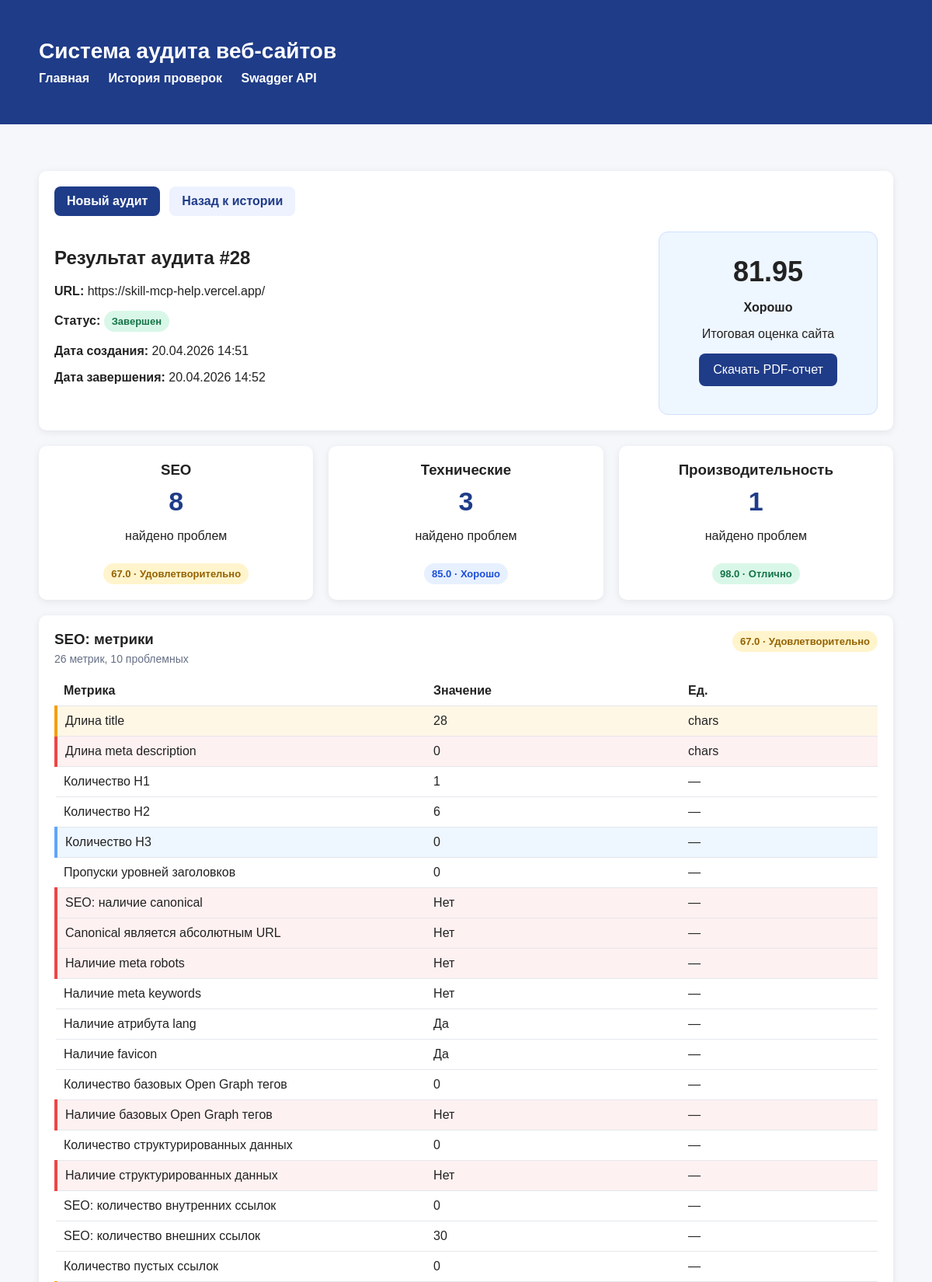
The app's page /web/audits/28 (upper part) with its own data.
### app/models/audit.py (models this page shows)
class Audit(Base):
    __tablename__ = "audits"
    id: Mapped[int] = mapped_column(Integer, primary_key=True, index=True)
    url: Mapped[str] = mapped_column(String(2048), nullable=False, index=True)
    status: Mapped[str] = mapped_column(String(50), nullable=False, default="pending")
    total_score: Mapped[float | None] = mapped_column(Float, nullable=True)
    created_at: Mapped[datetime] = mapped_column(DateTime, default=datetime.utcnow, nullable=False)
    finished_at: Mapped[datetime | None] = mapped_column(DateTime, nullable=True)
    issues = relationship(
        "AuditIssue",
        back_populates="audit",
        cascade="all, delete-orphan"
    )
    metrics = relationship(
        "AuditMetric",
        back_populates="audit",
        cascade="all, delete-orphan"
    )
    reports = relationship(
        "AuditReport",
        back_populates="audit",
        cascade="all, delete-orphan"
    )

### app/models/metric.py (models this page shows)
class AuditMetric(Base):
    __tablename__ = "audit_metrics"
    id: Mapped[int] = mapped_column(Integer, primary_key=True, index=True)
    audit_id: Mapped[int] = mapped_column(ForeignKey("audits.id"), nullable=False, index=True)
    metric_name: Mapped[str] = mapped_column(String(100), nullable=False)
    metric_value: Mapped[float] = mapped_column(Float, nullable=False)
    unit: Mapped[str | None] = mapped_column(String(50), nullable=True)
    audit = relationship("Audit", back_populates="metrics")

### app/api/web.py (the view)
@router.get("/web/audits/{audit_id}", response_class=HTMLResponse)
def web_audit_detail(
    audit_id: int,
    request: Request,
    db: Session = Depends(get_db)
):
    repository = AuditRepository(db)
    audit = repository.get_audit_by_id(audit_id)
    if audit is None:
        raise HTTPException(
            status_code=status.HTTP_404_NOT_FOUND,
            detail="Аудит не найден"
        )
    grouped_issues = group_issues_by_category(audit.issues)
    grouped_metrics = group_metrics_by_category(audit.metrics)
    category_scores = {
        "seo": calculate_category_score(grouped_issues.get("seo", [])),
        "technical": calculate_category_score(grouped_issues.get("technical", [])),
        "performance": calculate_category_score(grouped_issues.get("performance", [])),
    }
    problematic_metrics_count = {
        "seo": count_problematic_metrics(grouped_metrics.get("seo", [])),
        "technical": count_problematic_metrics(grouped_metrics.get("technical", [])),
        "performance": count_problematic_metrics(grouped_metrics.get("performance", [])),
    }
    return templates.TemplateResponse(
        request=request,
        name="audit_detail.html",
        context={
            "title": f"Аудит #{audit_id}",
            "audit": audit,
            "grouped_issues": grouped_issues,
            "grouped_metrics": grouped_metrics,
            "category_scores": category_scores,
            "problematic_metrics_count": problematic_metrics_count,
            "seo_issues_count": len(grouped_issues.get("seo", [])),
            "technical_issues_count": len(grouped_issues.get("technical", [])),
            "performance_issues_count": len(grouped_issues.get("performance", [])),
            "get_category_label": get_category_label,
            "get_metric_display_name": get_metric_display_name,
            "get_metric_severity": get_metric_severity,
            "format_metric_value": format_metric_value,
            "get_score_label": get_score_label,
            "get_score_class": get_score_class,
            "get_status_label": get_status_label,
            "format_datetime": format_datetime,
        }
    )

### app/templates/audit_detail.html (shortened to what this page needs)
{% extends "base.html" %}
{% block content %}
{% if audit %}
    <div class="card">
        <div class="action-row top-actions">
            <a class="link-button" href="/web">Новый аудит</a>
            <a class="link-button secondary" href="/web/history">Назад к истории</a>
        </div>
        <div class="top-row">
            <div>
                <h2>Результат аудита #{{ audit.id }}</h2>
                <p><strong>URL:</strong> {{ audit.url }}</p>
                <p>
                    <strong>Статус:</strong>
                    <span class="badge {{ audit.status }}">{{ get_status_label(audit.status) }}</span>
                </p>
                <p><strong>Дата создания:</strong> {{ format_datetime(audit.created_at) }}</p>
                <p><strong>Дата завершения:</strong> {{ format_datetime(audit.finished_at) }}</p>
            </div>
            <div class="score-box {{ get_score_class(audit.total_score) }}">
                <div class="score">
                    {{ audit.total_score if audit.total_score is not none else "—" }}
                </div>
                <p><strong>{{ get_score_label(audit.total_score) }}</strong></p>
                <p>Итоговая оценка сайта</p>
                {% if audit.reports %}
                    <p>
                        <a href="/audits/{{ audit.id }}/report">
                            <button type="button">Скачать PDF-отчет</button>
                        </a>
                    </p>
                {% endif %}
            </div>
        </div>
    </div>
    <div class="summary-grid">
        <div class="summary-card">
            <h3>SEO</h3>
            <div class="summary-number">{{ seo_issues_count }}</div>
            <p>найдено проблем</p>
            <div class="mini-score {{ get_score_class(category_scores['seo']) }}">
                {{ category_scores["seo"] }} · {{ get_score_label(category_scores["seo"]) }}
            </div>
        </div>
        <div class="summary-card">
            <h3>Технические</h3>
            <div class="summary-number">{{ technical_issues_count }}</div>
            <p>найдено проблем</p>
            <div class="mini-score {{ get_score_class(category_scores['technical']) }}">
                {{ category_scores["technical"] }} · {{ get_score_label(category_scores["technical"]) }}
            </div>
        </div>
        <div class="summary-card">
            <h3>Производительность</h3>
            <div class="summary-number">{{ performance_issues_count }}</div>
            <p>найдено проблем</p>
            <div class="mini-score {{ get_score_class(category_scores['performance']) }}">
                {{ category_scores["performance"] }} · {{ get_score_label(category_scores["performance"]) }}
            </div>
        </div>
    </div>
    <div class="category-section">
        {% for category in ["seo", "technical", "performance"] %}
        <div class="card category-card">
            <div class="section-header">
                <div>
                    <h3>{{ get_category_label(category) }}: метрики</h3>
                    <p class="section-subtitle">
                        {{ grouped_metrics[category]|length }} метрик, {{ problematic_metrics_count[category] }} проблемных
                    </p>
                </div>
                <div class="mini-score {{ get_score_class(category_scores[category]) }}">
                    {{ category_scores[category] }} · {{ get_score_label(category_scores[category]) }}
                </div>
            </div>
            {% if grouped_metrics[category] %}
                <table class="metric-table">
                    <thead>
                        <tr>
                            <th>Метрика</th>
                            <th>Значение</th>
                            <th>Ед.</th>
                        </tr>
                    </thead>
                    <tbody>
                        {% for metric in grouped_metrics[category] %}
                        {% set metric_severity = get_metric_severity(metric.metric_name, metric.metric_value) %}
                        <tr class="metric-row{% if metric_severity %} {{ metric_severity }}{% endif %}">
                            <td class="{% if metric_severity %}metric-cell {{ metric_severity }}{% endif %}">{{ get_metric_display_name(metric.metric_name) }}</td>
                            <td class="{% if metric_severity %}metric-cell {{ metric_severity }}{% endif %}">{{ format_metric_value(metric.metric_name, metric.metric_value, metric.unit) }}</td>
                            <td class="{% if metric_severity %}metric-cell {{ metric_severity }}{% endif %}">{{ metric.unit if metric.unit else "—" }}</td>
                        </tr>
                        {% endfor %}
                    </tbody>
                </table>
            {% else %}
                <p class="empty">Метрики в этой категории отсутствуют.</p>
            {% endif %}
        </div>
        {% endfor %}
    </div>
{% endif %}
{% endblock %}

### app/static/css/styles.css (style rules this page uses)
body { font-family: Arial, sans-serif; background: #f5f7fb; color: #222; margin: 0; padding: 0; }
.card { background: white; border-radius: 10px; padding: 20px; box-shadow: 0 2px 10px rgba(0, 0, 0, 0.08); margin-bottom: 20px; }
button { background: #1f3c88; color: white; border: none; border-radius: 8px; padding: 12px 18px; font-size: 16px; cursor: pointer; }
.badge { display: inline-block; padding: 6px 10px; border-radius: 999px; font-size: 13px; font-weight: bold; }
.badge.completed { background: #d9f7e8; color: #157347; }
.score { font-size: 36px; font-weight: bold; margin: 10px 0; }
.metric-table, .history-table { width: 100%; border-collapse: collapse; }
.metric-table th, .metric-table td, .history-table th, .history-table td { text-align: left; padding: 10px; border-bottom: 1px solid #e5e7eb; }
.top-row { display: flex; justify-content: space-between; align-items: flex-start; gap: 30px; flex-wrap: wrap; }
.score-box { min-width: 240px; text-align: center; background: #f8fbff; border: 1px solid #dbe7ff; border-radius: 12px; padding: 20px; }
.summary-grid { display: grid; grid-template-columns: repeat(3, 1fr); gap: 20px; margin-bottom: 20px; }
.summary-card { background: white; border-radius: 10px; padding: 20px; box-shadow: 0 2px 10px rgba(0, 0, 0, 0.08); text-align: center; }
.summary-card h3 { margin-top: 0; margin-bottom: 10px; }
.summary-card .mini-score { margin-top: 10px; }
.summary-number { font-size: 34px; font-weight: bold; color: #1f3c88; margin-bottom: 8px; }
.category-section { display: grid; grid-template-columns: 1fr; gap: 20px; }
.category-card { overflow: hidden; }
.section-header { display: flex; justify-content: space-between; align-items: flex-start; gap: 16px; margin-bottom: 14px; flex-wrap: wrap; }
.section-header h3 { margin: 0 0 6px 0; }
.section-subtitle { margin: 0; color: #667085; font-size: 14px; }
.metric-table td:first-child, .metric-table th:first-child { width: 45%; }
.metric-row.low td, .metric-cell.low { background: #eef6ff; }
.metric-row.medium td, .metric-cell.medium { background: #fff7e6; }
.metric-row.high td, .metric-cell.high { background: #fef1f1; }
.metric-row.low td:first-child, .metric-cell.low:first-child { border-left: 4px solid #60a5fa; }
.metric-row.medium td:first-child, .metric-cell.medium:first-child { border-left: 4px solid #f59e0b; }
.metric-row.high td:first-child, .metric-cell.high:first-child { border-left: 4px solid #ef4444; }
.score-box.score-good { background: #eef6ff; border-color: #cfe0ff; }
.mini-score { display: inline-block; padding: 6px 10px; border-radius: 999px; font-size: 13px; font-weight: bold; }
.mini-score.score-excellent { background: #d9f7e8; color: #157347; }
.mini-score.score-good { background: #e7f0ff; color: #1d4ed8; }
.mini-score.score-warning { background: #fff4cc; color: #946200; }
.action-row { display: flex; gap: 12px; flex-wrap: wrap; align-items: center; }
.top-actions { margin-bottom: 20px; }
.link-button { display: inline-block; background: #1f3c88; color: white; text-decoration: none; border-radius: 8px; padding: 10px 16px; font-weight: bold; }
.link-button.secondary { background: #eef2ff; color: #1f3c88; }

### records on screen
Audit: id "28", url "https://skill-mcp-help.vercel.app/", status "Завершен", created_at "20.04.2026 14:51", finished_at "20.04.2026 14:52", total_score "81.95", total_score "Хорошо"
AuditMetric: metric_name "Длина title", metric_name+metric_value+unit "28", unit "chars"
AuditMetric: metric_name "Длина meta description", metric_name+metric_value+unit "0", unit "chars"
AuditMetric: metric_name "Количество H1", metric_name+metric_value+unit "1", unit "—"
AuditMetric: metric_name "Количество H2", metric_name+metric_value+unit "6", unit "—"
AuditMetric: metric_name "Количество H3", metric_name+metric_value+unit "0", unit "—"
AuditMetric: metric_name "Пропуски уровней заголовков", metric_name+metric_value+unit "0", unit "—"
AuditMetric: metric_name "SEO: наличие canonical", metric_name+metric_value+unit "Нет", unit "—"
AuditMetric: metric_name "Canonical является абсолютным URL", metric_name+metric_value+unit "Нет", unit "—"
AuditMetric: metric_name "Наличие meta robots", metric_name+metric_value+unit "Нет", unit "—"
AuditMetric: metric_name "Наличие meta keywords", metric_name+metric_value+unit "Нет", unit "—"
AuditMetric: metric_name "Наличие атрибута lang", metric_name+metric_value+unit "Да", unit "—"
AuditMetric: metric_name "Наличие favicon", metric_name+metric_value+unit "Да", unit "—"
AuditMetric: metric_name "Количество базовых Open Graph тегов", metric_name+metric_value+unit "0", unit "—"
AuditMetric: metric_name "Наличие базовых Open Graph тегов", metric_name+metric_value+unit "Нет", unit "—"
AuditMetric: metric_name "Количество структурированных данных", metric_name+metric_value+unit "0", unit "—"
AuditMetric: metric_name "Наличие структурированных данных", metric_name+metric_value+unit "Нет", unit "—"
AuditMetric: metric_name "SEO: количество внутренних ссылок", metric_name+metric_value+unit "0", unit "—"
AuditMetric: metric_name "SEO: количество внешних ссылок", metric_name+metric_value+unit "30", unit "—"
AuditMetric: metric_name "Количество пустых ссылок", metric_name+metric_value+unit "0", unit "—"

### other values on screen
{{ seo_issues_count }} "8"
{{ category_scores["seo"] }} "67.0"
{{ get_score_label(category_scores["seo"]) }} "Удовлетворительно"
{{ technical_issues_count }} "3"
{{ category_scores["technical"] }} "85.0"
{{ get_score_label(category_scores["technical"]) }} "Хорошо"
{{ performance_issues_count }} "1"
{{ category_scores["performance"] }} "98.0"
{{ get_score_label(category_scores["performance"]) }} "Отлично"
{{ get_category_label(category) }} "SEO"
{{ grouped_metrics[category]|length }} "26"
{{ problematic_metrics_count[category] }} "10"
{{ category_scores[category] }} "67.0"
{{ get_score_label(category_scores[category]) }} "Удовлетворительно"
